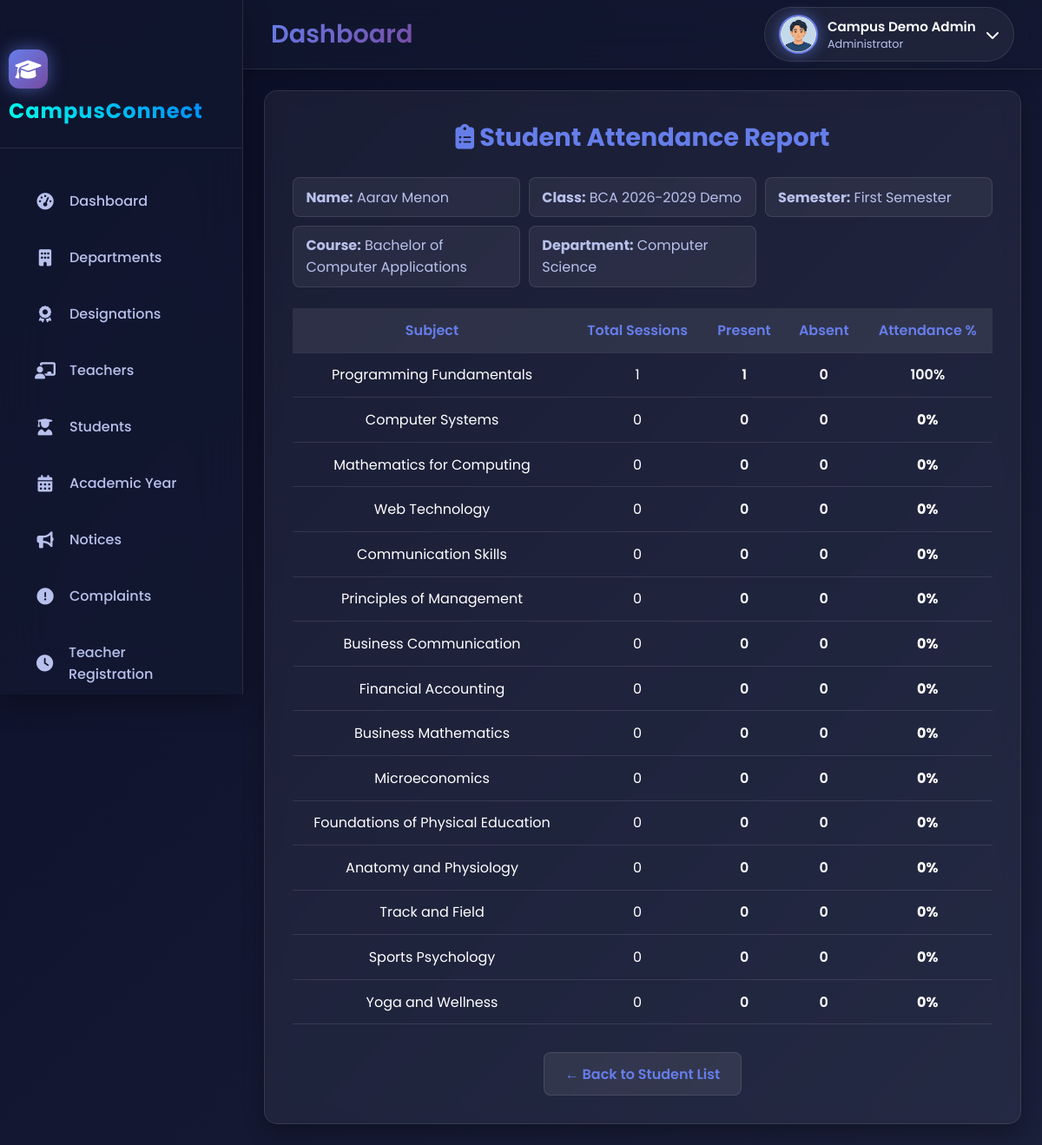
The page /Admin/AdminStudentReport.php?student_id=1 (signed in) on the database its author committed.
### tables this page shows
CREATE TABLE `tbl_student` (
  `student_id` int(11) NOT NULL,
  `student_name` varchar(100) NOT NULL,
  `student_email` varchar(100) NOT NULL,
  `student_contact` varchar(15) DEFAULT NULL,
  `student_address` text DEFAULT NULL,
  `student_photo` varchar(255) DEFAULT NULL,
  `student_gender` enum('Male','Female') NOT NULL,
  `student_password` varchar(255) NOT NULL,
  `class_id` int(11) NOT NULL,
  `is_active` tinyint(1) NOT NULL DEFAULT 1
);

CREATE TABLE `tbl_class` (
  `class_id` int(11) NOT NULL,
  `class_name` varchar(100) NOT NULL,
  `course_id` int(11) NOT NULL,
  `semester_id` int(11) NOT NULL,
  `acyear_id` int(11) NOT NULL,
  `teacher_id` int(11) DEFAULT NULL,
  `is_completed` tinyint(1) NOT NULL DEFAULT 0
);

CREATE TABLE `tbl_semester` (
  `semester_id` int(10) NOT NULL,
  `semester_name` varchar(20) NOT NULL
);

CREATE TABLE `tbl_course` (
  `course_id` int(11) NOT NULL,
  `course_name` varchar(100) NOT NULL,
  `department_id` int(11) NOT NULL,
  `course_years` int(11) NOT NULL,
  `total_semesters` int(11) NOT NULL
);

CREATE TABLE `tbl_department` (
  `department_id` int(10) NOT NULL,
  `department_name` varchar(25) NOT NULL,
  `hod_teacher_id` int(11) DEFAULT NULL,
  `department_code` varchar(10) DEFAULT NULL
);

CREATE TABLE `tbl_subject` (
  `subject_id` int(10) NOT NULL,
  `subject_name` varchar(50) NOT NULL,
  `course_id` int(15) NOT NULL,
  `semester_id` int(15) NOT NULL
);

### Admin/AdminStudentReport.php (the view, shortened to what this page needs)
<?php
include("../Includes/AdminHeader.php");
$student_id = isset($_GET['student_id']) ? (int)$_GET['student_id'] : 0;
$qStudent = "
SELECT s.student_name, s.class_id, c.class_name, c.semester_id, sem.semester_name,
       co.course_name, d.department_name
FROM tbl_student s
INNER JOIN tbl_class c ON s.class_id = c.class_id
INNER JOIN tbl_semester sem ON c.semester_id = sem.semester_id
INNER JOIN tbl_course co ON c.course_id = co.course_id
INNER JOIN tbl_department d ON co.department_id = d.department_id
WHERE s.student_id = '$student_id'
";
$resStudent = $con->query($qStudent);
$student = $resStudent->fetch_assoc();
$class_id    = $student['class_id'];
$semester_id = $student['semester_id'];
$subRes = $con->query("SELECT subject_id, subject_name FROM tbl_subject WHERE semester_id='$semester_id'");
$subjects = [];
while ($s = $subRes->fetch_assoc()) {
    $subjects[] = $s;
}
$report = [];
foreach ($subjects as $sub) {
    $sub_id = (int)$sub['subject_id'];
    $totalRes = $con->query("
        SELECT COUNT(*) AS total_classes
        FROM tbl_attendance_master
        WHERE class_id='$class_id' AND subject_id='$sub_id'
    ");
    $total_classes = ($totalRes->fetch_assoc())['total_classes'] ?? 0;
    $presentRes = $con->query("
        SELECT COUNT(*) AS present_count
        FROM tbl_attendance_detail ad
        INNER JOIN tbl_attendance_master am ON ad.att_master_id = am.att_master_id
        WHERE ad.student_id='$student_id'
          AND am.class_id='$class_id'
          AND am.subject_id='$sub_id'
          AND ad.status='Present'
    ");
    $present_count = ($presentRes->fetch_assoc())['present_count'] ?? 0;
    $percentage = ($total_classes > 0) ? round(($present_count / $total_classes) * 100, 2) : 0;
    $report[] = [
        'subject_name' => $sub['subject_name'],
        'total' => $total_classes,
        'present' => $present_count,
        'absent' => max(0, $total_classes - $present_count),
        'percentage' => $percentage
    ];
}
?>
<!DOCTYPE html>
<html lang="en">
<head>
</head>
<body>
<div class="main-content">
  <div class="report-card">
    <h1 class="report-title"><i class="fas fa-clipboard-list"></i> Student Attendance Report</h1>
    <div class="student-info">
      <p><strong>Name:</strong> <?= htmlspecialchars($student['student_name']) ?></p>
      <p><strong>Class:</strong> <?= htmlspecialchars($student['class_name']) ?></p>
      <p><strong>Semester:</strong> <?= htmlspecialchars($student['semester_name']) ?></p>
      <p><strong>Course:</strong> <?= htmlspecialchars($student['course_name']) ?></p>
      <p><strong>Department:</strong> <?= htmlspecialchars($student['department_name']) ?></p>
    </div>
    <?php if (empty($report)): ?>
      <div class="no-data">No subjects found for this semester.</div>
    <?php else: ?>
      <table class="report-table">
        <thead>
          <tr>
            <th>Subject</th>
            <th>Total Sessions</th>
            <th>Present</th>
            <th>Absent</th>
            <th>Attendance %</th>
          </tr>
        </thead>
        <tbody>
          <?php foreach ($report as $r): ?>
          <tr>
            <td><?= htmlspecialchars($r['subject_name']) ?></td>
            <td><?= $r['total'] ?></td>
            <td class="present"><?= $r['present'] ?></td>
            <td class="absent"><?= $r['absent'] ?></td>
            <td class="<?= ($r['percentage'] < 75 ? 'low' : 'ok') ?>">
              <?= $r['percentage'] ?>%
            </td>
          </tr>
          <?php endforeach; ?>
        </tbody>
      </table>
    <?php endif; ?>
    <div class="back-btn">
      <a href="StudentListAdmin.php" class="btn-back">← Back to Student List</a>
    </div>
  </div>
</div>
</body>
</html>

### Includes/AdminHeader.php (shortened to what this page needs)
<?php
$user_name  = 'Administrator';
$user_role  = 'Administrator';
$photo_path = "../Assets/Files/Admin/default.png";
if(isset($_SESSION['admin_id'])) {
    $uid = $_SESSION['admin_id'];
    $qry = "SELECT admin_name AS name, admin_photo AS photo
            FROM tbl_admin WHERE admin_id='$uid'";
    $res = $con->query($qry);
    if($res && $row = $res->fetch_assoc()) {
        $user_name = $row['name'];
        $photo     = $row['photo'] ?: 'default.png';
        $photo_path = "../Assets/Files/Admin/" . $photo;
    }
}
?>
<!DOCTYPE html>
<html lang="en">
<head>
<link rel="stylesheet" href="https://cdnjs.cloudflare.com/ajax/libs/font-awesome/6.4.0/css/all.min.css">
<link rel="stylesheet" href="../Assets/CSS/universal.css">
</head>
<body>
<div class="animated-gradient-bg"></div>
<div id="particles-background"></div>
<header class="main-header">
    <div class="header-left">
        <div class="header-title">
            <h1><?php echo $page_title ?? 'Dashboard'; ?></h1>
        </div>
    </div>
    <div class="header-right">
        <div class="user-profile" id="profileTrigger">
            <img src="<?php echo htmlspecialchars($photo_path); ?>" alt="User" class="user-avatar">
            <div class="user-info">
                <h4><?php echo htmlspecialchars($user_name); ?></h4>
                <p><?php echo htmlspecialchars($user_role); ?></p>
            </div>
            <i class="fas fa-chevron-down"></i>
        </div>
    </div>
</header>
</body>
</html>

### Assets/CSS/universal.css (style rules this page uses)
:root { --gradient-1: #667eea; --gradient-2: #764ba2; --gradient-3: #f093fb; --primary-bg: #0a0e27; --secondary-bg: #151932; --card-bg: rgba(21, 25, 50, 0.7); --glass-bg: rgba(21, 25, 50, 0.6); --hover-bg: rgba(102, 126, 234, 0.1); --text-primary: #ffffff; --text-secondary: #b8c1ec; --text-muted: #7b8ab8; --border-glass: rgba(255, 255, 255, 0.1); --glow-primary: rgba(102, 126, 234, 0.6); --glow-secondary: rgba(118, 75, 162, 0.6); --shadow-sm: 0 5px 15px rgba(0, 0, 0, 0.2); --shadow-md: 0 10px 30px rgba(0, 0, 0, 0.3); --shadow-lg: 0 20px 60px rgba(0, 0, 0, 0.4); --success: #10b981; --warning: #f59e0b; --error: #ef4444; --info: #3b82f6; --transition-fast: 0.2s ease; --transition-normal: 0.3s ease; --transition-slow: 0.5s ease; --transition-bounce: cubic-bezier(0.68, -0.55, 0.265, 1.55); }
* { margin: 0; padding: 0; box-sizing: border-box; }
body { font-family: 'Poppins', sans-serif; background: var(--primary-bg); color: var(--text-primary); overflow-x: hidden; transition: background var(--transition-normal), color var(--transition-normal); }
a { text-decoration: none; color: inherit; }
#particles-background { position: fixed; top: 0; left: 0; width: 100%; height: 100%; z-index: -1; opacity: 0.4; }
.animated-gradient-bg { position: fixed; top: 0; left: 0; width: 100%; height: 100%; z-index: -2; background: linear-gradient(135deg, var(--primary-bg) 0%, #1a1f3a 25%, #2a1a40 50%, #1a1f3a 75%, var(--primary-bg) 100%); background-size: 400% 400%; animation: gradientShift 15s ease infinite; }
.main-header { position: fixed; top: 0; left: 280px; right: 0; height: 80px; background: var(--glass-bg); backdrop-filter: blur(30px); border-bottom: 1px solid var(--border-glass); display: flex; align-items: center; justify-content: space-between; padding: 0 2rem; z-index: 999; transition: all var(--transition-normal); box-shadow: var(--shadow-sm); }
.header-left { display: flex; align-items: center; gap: 1.5rem; }
.header-title h1 { font-size: 1.8rem; font-weight: 600; background: linear-gradient(135deg, var(--gradient-1), var(--gradient-2)); -webkit-background-clip: text; -webkit-text-fill-color: transparent; }
.header-right { display: flex; align-items: center; gap: 2rem; }
.user-profile { display: flex; align-items: center; gap: 1rem; padding: 0.5rem 1rem; background: rgba(255, 255, 255, 0.05); border: 1px solid var(--border-glass); border-radius: 50px; cursor: pointer; transition: all var(--transition-normal); }
.user-avatar { width: 45px; height: 45px; border-radius: 50%; border: 2px solid var(--gradient-1); overflow: hidden; box-shadow: 0 0 15px var(--glow-primary); }
.user-info h4 { font-size: 0.95rem; font-weight: 600; margin-bottom: 0.2rem; }
.user-info p { font-size: 0.8rem; color: var(--text-muted); }
.main-content { margin-left: 280px; margin-top: 80px; padding: 2rem; min-height: calc(100vh - 80px); transition: margin-left var(--transition-normal); }

### Includes/AdminHeader.php (style rules this page uses)
.user-profile { display: flex; align-items: center; gap: 0.7rem; cursor: pointer; }
.user-avatar { width: 45px; height: 45px; border-radius: 50%; object-fit: cover; border: 2px solid var(--gradient-1); }
.user-info h4 { margin: 0; color: var(--text-primary); font-size: 0.95rem; }
.user-info p { margin: 0; font-size: 0.8rem; color: var(--text-secondary); }

### rows shown on the page
tbl_student: student_name "Aarav Menon", class.class_name "BCA 2026-2029 Demo", tbl_semester.semester_name "First Semester", tbl_course.course_name "Bachelor of Computer Applications", tbl_department.department_name "Computer Science"
tbl_subject: subject_name "Programming Fundamentals", subject_id "1", absent "0", percentage "100"

### other values the page prints
$page_title "Dashboard"
$user_name "Campus Demo Admin"
$user_role "Administrator"
$item['label'] "Dashboard"
$item['label'] "Departments"
$item['label'] "Designations"
$item['label'] "Teachers"
$item['label'] "Students"
$item['label'] "Academic Year"
$item['label'] "Notices"
$item['label'] "Complaints"
$item['label'] "Teacher Registration"
$r['subject_name'] "Computer Systems"
$r['total'] "0"
$r['present'] "0"
